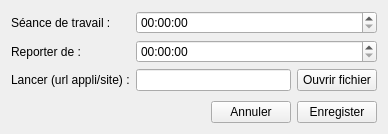
<?xml version="1.0" encoding="UTF-8"?>
<ui version="4.0">
 <class>Config</class>
 <widget class="QWidget" name="Config">
  <property name="geometry">
   <rect>
    <x>0</x>
    <y>0</y>
    <width>388</width>
    <height>134</height>
   </rect>
  </property>
  <property name="windowTitle">
   <string>Config</string>
  </property>
  <layout class="QGridLayout" name="gridLayout">
   <item row="0" column="0">
    <layout class="QFormLayout" name="formLayout">
     <item row="0" column="0">
      <widget class="QLabel" name="label">
       <property name="text">
        <string>Séance de travail :</string>
       </property>
      </widget>
     </item>
     <item row="0" column="1">
      <widget class="QTimeEdit" name="workingTimeEdit">
       <property name="displayFormat">
        <string>HH:mm:ss</string>
       </property>
      </widget>
     </item>
     <item row="1" column="0">
      <widget class="QLabel" name="label_2">
       <property name="text">
        <string>Reporter de :</string>
       </property>
      </widget>
     </item>
     <item row="1" column="1">
      <widget class="QTimeEdit" name="reportTimeEdit">
       <property name="displayFormat">
        <string>HH:mm:ss</string>
       </property>
      </widget>
     </item>
     <item row="2" column="0">
      <widget class="QLabel" name="label_3">
       <property name="text">
        <string>Lancer (url appli/site) :</string>
       </property>
      </widget>
     </item>
     <item row="2" column="1">
      <layout class="QHBoxLayout" name="horizontalLayout_2">
       <item>
        <widget class="QLineEdit" name="urlLineEdit"/>
       </item>
       <item>
        <widget class="QPushButton" name="buttonFile">
         <property name="text">
          <string>Ouvrir fichier</string>
         </property>
        </widget>
       </item>
      </layout>
     </item>
    </layout>
   </item>
   <item row="1" column="0">
    <layout class="QHBoxLayout" name="horizontalLayout">
     <item>
      <spacer name="horizontalSpacer">
       <property name="orientation">
        <enum>Qt::Horizontal</enum>
       </property>
       <property name="sizeHint" stdset="0">
        <size>
         <width>40</width>
         <height>20</height>
        </size>
       </property>
      </spacer>
     </item>
     <item>
      <widget class="QPushButton" name="cancelButton">
       <property name="text">
        <string>Annuler</string>
       </property>
      </widget>
     </item>
     <item>
      <widget class="QPushButton" name="saveButton">
       <property name="text">
        <string>Enregister</string>
       </property>
      </widget>
     </item>
    </layout>
   </item>
  </layout>
 </widget>
 <layoutdefault spacing="6" margin="11"/>
 <resources/>
 <connections/>
</ui>
